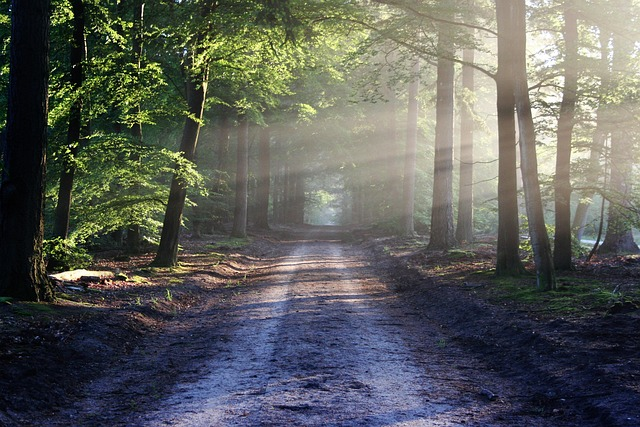
#> input picture MODULE 18/images/example_image.jpg, 640 x 427 px, found by its file name
$ python resize2.py
#> lines starting #> are read from the running program, lines starting #| are printed output that depends on the picture
import cv2

import cv2
path = r"C:\Users\Abhishek Thakur\OneDrive\Documents\GitHub\Tute-Dude-advaced-python-course\MODULE 18\images\example_image.jpg"
img = cv2.imread(path, 0)
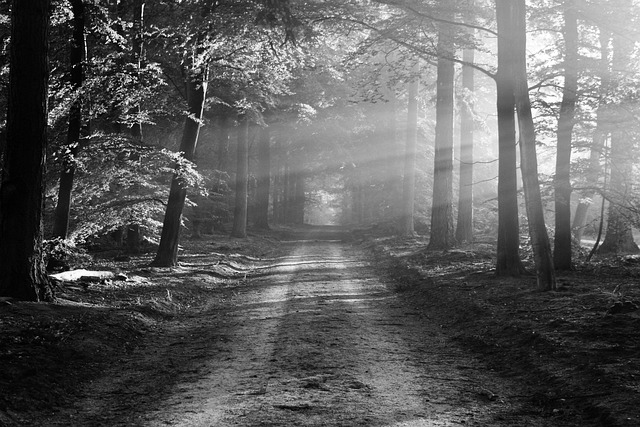
#> img: shape (427, 640); min 0, max 255, mean 93.4

print("Dimensions of the original image: ", img.shape)
#| Dimensions of the original image:  (427, 640)

scale = 50


width = int(img.shape[1]*scale /100)
#> width = 320
height = int(img.shape[0]*scale /100)
#> height = 213

dim = (width, height)
#> dim = (320, 213)
resized = cv2.resize(img, dim, interpolation=cv2.INTER_LINEAR)
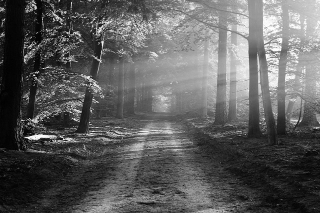
#> resized: shape (213, 320); min 1, max 254, mean 93.3
print("Dimension of Resized image:", resized.shape)
#| Dimension of Resized image: (213, 320)


# cv2.imwrite('nature_gray.jpg', img)
cv2.imshow("resized", resized)
cv2.imshow("Original", img)
cv2.waitKey(0)
cv2.destroyAllWindows()

$ run again, with MODULE 18/images/bird_image.jpg copied over MODULE 18/images/example_image.jpg
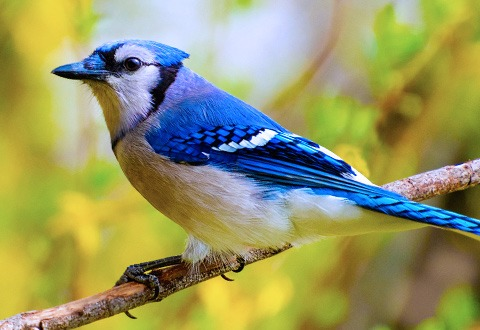
#> input picture MODULE 18/images/bird_image.jpg, 480 x 330 px, found by its file name
#> `img = cv2.imread(path, 0)`:
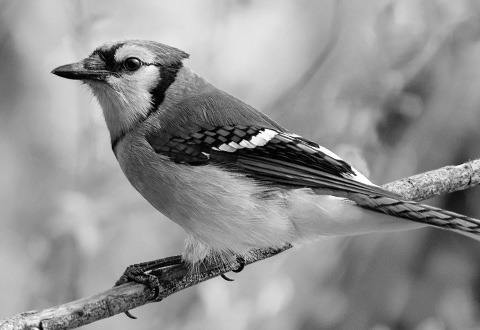
#> img: shape (330, 480); min 0, max 255, mean 145.4
#| Dimensions of the original image:  (330, 480)
#> `resized = cv2.resize(img, dim, interpolation=cv2.INTER_LINEAR)`:
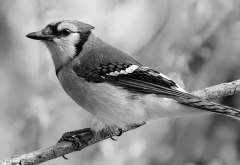
#> resized: shape (165, 240); min 2, max 254, mean 145.5
#| Dimension of Resized image: (165, 240)
